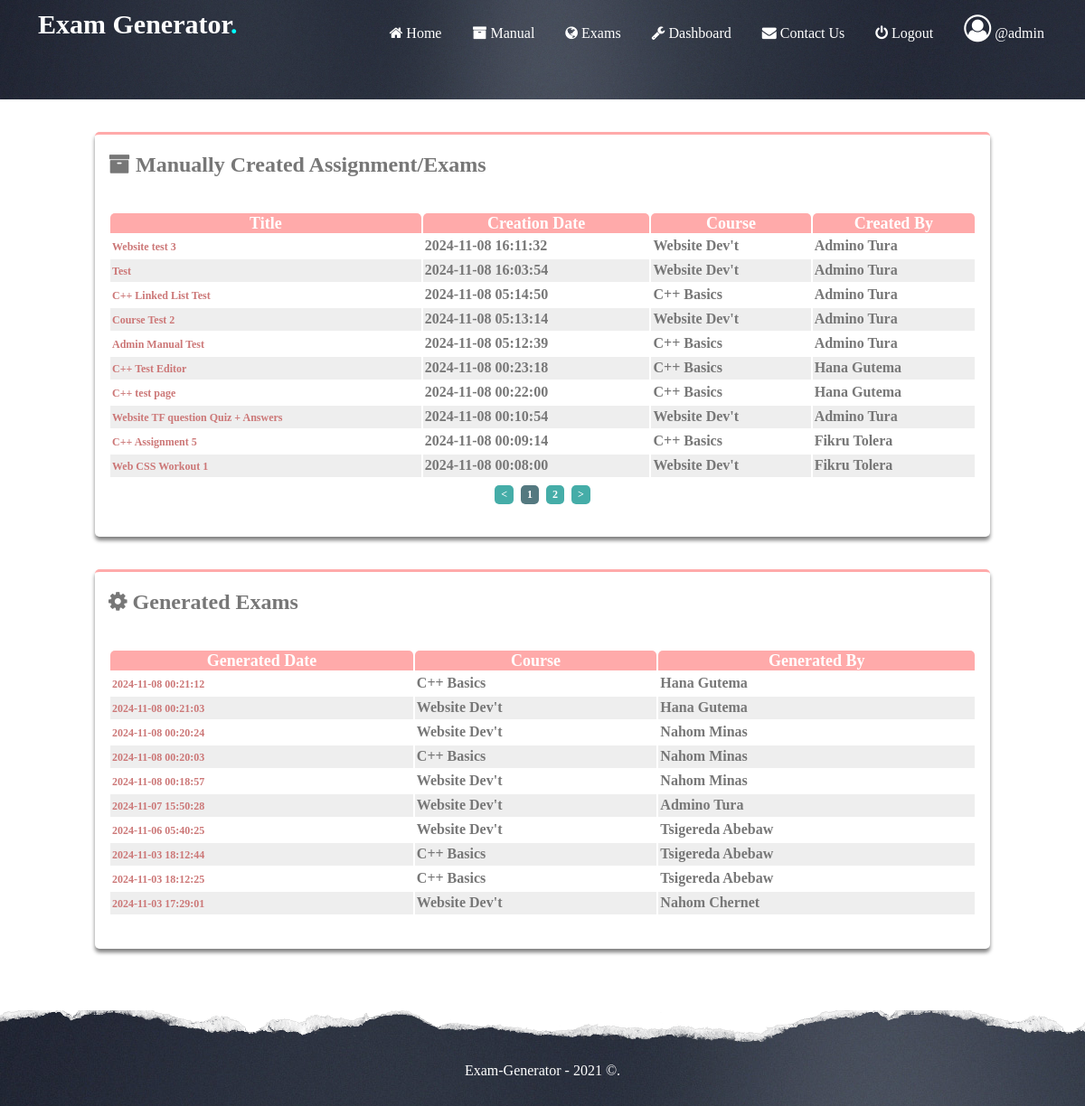
Page /exams.php (signed in) on the committed database.
### tables this page shows
CREATE TABLE IF NOT EXISTS `user` (
  `UserID` int(11) NOT NULL,
  `UserType` int(11) NOT NULL DEFAULT '1',
  `Username` varchar(32) NOT NULL,
  `Password` varchar(32) NOT NULL,
  `Name` varchar(100) NOT NULL,
  `Email` varchar(100) NOT NULL,
  `Activated` tinyint(1) NOT NULL DEFAULT '0'
);

CREATE TABLE IF NOT EXISTS `exam_manual` (
  `ExamID` int(11) NOT NULL,
  `CourseID` int(11) NOT NULL,
  `ExamTitle` text NOT NULL,
  `ExamString` text NOT NULL,
  `DateTime` timestamp NOT NULL DEFAULT CURRENT_TIMESTAMP,
  `UserID` int(11) NOT NULL
);

CREATE TABLE IF NOT EXISTS `course` (
  `CourseID` int(11) NOT NULL,
  `CourseString` text NOT NULL
);

CREATE TABLE IF NOT EXISTS `exam` (
  `ExamID` int(11) NOT NULL,
  `CourseID` int(11) NOT NULL,
  `DateTime` timestamp NOT NULL DEFAULT CURRENT_TIMESTAMP,
  `UserID` int(11) NOT NULL
);

### funcs.php (called while the page is built, shortened)
<?php
$db = NULL;
function get_user_info_by_id($id){
	global $db;
	return mysqli_fetch_assoc($db->query("SELECT * FROM user WHERE UserID = '".(int)$id."'"));
}
?>

### exams.php (the view, shortened to what this page needs)
<?php
include "funcs.php";
?>
<!DOCTYPE html>
<html>
	<head>
		<link rel="stylesheet" type="text/css" href="css/style.css">
	</head>
	<body>
		<?php include "header.php" ?>
		<br><br>
		<div class="wide-table res-ico">
			<h2><i class="fa fa-archive"></i> Manually Created Assignment/Exams</h2>
			<br>
			<table id="tabler">
				<thead>
					<th>Title</th>
					<th>Creation Date</th>
					<th>Course</th>
					<th>Created By</th>
				</thead>
				<tbody>
					<?php
						$res = $db->query("SELECT * FROM Exam_Manual Order By DateTime DESC");
						if(mysqli_num_rows($res)){
							while($row = $res->fetch_assoc()){
								$course = $db->query("SELECT * FROM Course WHERE CourseID = ". $row["CourseID"])->fetch_assoc();
								$user = $db->query("SELECT * FROM user WHERE UserID = ". $row["UserID"])->fetch_assoc();
								printf("<tr><td><a href='exam_preview_man.php?e=%d'>%s</a></td><td>%s</td><td>%s</td><td>%s</td></tr>",
									$row["ExamID"],
									$row["ExamTitle"],
									$row["DateTime"],
									htmlspecialchars($course["CourseString"]),
									htmlspecialchars($user["Name"])
								);
							}
						}
						else echo "No Exams";
					?>
				</tbody>
			</table>
			<br><br>
		</div><br><br>
		<div class="wide-table res-ico">
			<h2><i class="fa fa-cog"></i> Generated Exams</h2>
			<br>
			<table id="tablee">
				<thead>
					<th>Generated Date</th>
					<th>Course</th>
					<th>Generated By</th>
				</thead>
				<tbody>
					<?php
						$res = $db->query("SELECT * FROM Exam Order By DateTime DESC");
						if(mysqli_num_rows($res)){
							while($row = $res->fetch_assoc()){
								$course = $db->query("SELECT * FROM Course WHERE CourseID = ". $row["CourseID"])->fetch_assoc();
								$user = $db->query("SELECT * FROM user WHERE UserID = ". $row["UserID"])->fetch_assoc();
								printf("<tr><td><a href='exam_preview.php?e=%d'>%s</a></td><td>%s</td><td>%s</td></tr>",
									$row["ExamID"],
									$row["DateTime"],
									htmlspecialchars($course["CourseString"]),
									htmlspecialchars($user["Name"])
								);
							}
						}
						else echo "No Exams";
					?>
				</tbody>
			</table>
			<br><br>
		</div><br>
		<?php include "footer.php" ?>
	</body>
</html>

### header.php
<div id="nav-main">
	<div class="content-head">
		<nav class="content-head-nav">
			<section class="content-head-title">
				Exam Generator<span style="color: cyan">.</span>
			</section>
			<section class="content-head-list">
				<ul>
					<li><a href="index.php"><i class="fa fa-home"></i> Home</a></li>
					<li><a href="manual.php"><i class="fa fa-archive"></i> Manual</a></li>
					<li><a href="exams.php"><i class="fa fa-globe"></i> Exams</a></li>
					<?php
						if(isset($_SESSION["admin"]))
							echo '<li><a href="dashboard.php"><i class="fa fa-wrench"></i> Dashboard</a></li>';
					?>
					<li><a href="contactus.php"><i class="fa fa-envelope"></i> Contact Us</a></li>
					<li><a href="logout.php"><i class="fa fa-power-off"></i> Logout</a></li>
					<?php
						echo '<li><i style="font-size:30px" class="fa fa-user-circle-o"></i> @'.htmlspecialchars(get_user_info_by_id($_SESSION["user_id"])["Username"]).'</li>';
					?>
				</ul>
			</section>
		</nav>
		<br><br>
	</div>
</div>

### css/style.css (style rules this page uses)
body { padding: 0; margin: 0; background: white; color: #777; font-family: Gisha; height: 100%; }
a { text-decoration: none; color: blueviolet; }
.std-form th,td { text-align: left; padding: 0 8px; }
#nav-main { color: #fff; position: relative; background: #161415 url(../images/nav.jpg); background-size: cover; height: 110px; overflow: hidden; }
#nav-main:after { content: " "; display: block; height: 45px; background-image: url(../images/torn.png); position: absolute; bottom: 0px; width: 300%; left: -500px; }
.content-head section { display: inline-block; }
.content-head-nav { line-height: 30px; width: 95%; margin: 0 auto; }
.content-head-title { font-size: 30px; font-weight:bold; margin: 12px; }
.content-head-list { float:right; }
.content-head-list li { display: inline-block; padding: 0 15px; text-decoration: none; position: relative; }
.content-head-list a { color: #fff; transition: ease-in-out 0.3s; }
.content-head-list a::after { content: " "; height: 2px; width: 0px; background: cyan; position: absolute; left: 0; bottom: -2px; transition: ease-in-out 0.3s; }
.wide-table { width: 80%; margin:0 auto; box-shadow: 0px 4px 4px gray; border-top: 3px solid #faa; border-radius: 5px; font-weight: bold; padding: 0 15px; }
.wide-table th { background: #faa; color: white; font-size: 18px; border-radius: 5px 5px 0 0; }
.wide-table a { background: lightgreen; font-size: 12px; color: black; padding: 3px 5px; cursor: pointer; border-radius: 14px; margin-left: 1px; }
.wide-table tr { line-height: 20px; }
.wide-table tr:nth-child(even) { background: #eee; }
.wide-table td { padding: 2px; }
.wide-table table { width: 100% }
.res-ico a { background: unset; font-size: 12px; color: #c77; padding: unset; cursor: pointer; border-radius: unset; margin-left: unset; }

### rows in the picture
user: Username "admin"
exam_manual: ExamTitle "Website test 3", DateTime "2024-11-08 16:11:32", CourseID.CourseString "Website Dev't", UserID.Name "Admino Tura"
exam_manual: ExamTitle "Test", DateTime "2024-11-08 16:03:54", CourseID.CourseString "Website Dev't", UserID.Name "Admino Tura"
exam_manual: ExamTitle "C++ Linked List Test", DateTime "2024-11-08 05:14:50", CourseID.CourseString "C++ Basics", UserID.Name "Admino Tura"
exam_manual: ExamTitle "Course Test 2", DateTime "2024-11-08 05:13:14", CourseID.CourseString "Website Dev't", UserID.Name "Admino Tura"
exam_manual: ExamTitle "Admin Manual Test", DateTime "2024-11-08 05:12:39", CourseID.CourseString "C++ Basics", UserID.Name "Admino Tura"
exam_manual: ExamTitle "C++ Test Editor", DateTime "2024-11-08 00:23:18", CourseID.CourseString "C++ Basics", UserID.Name "Hana Gutema"
exam_manual: ExamTitle "C++ test page", DateTime "2024-11-08 00:22:00", CourseID.CourseString "C++ Basics", UserID.Name "Hana Gutema"
exam_manual: ExamTitle "Website TF question Quiz + Answers", DateTime "2024-11-08 00:10:54", CourseID.CourseString "Website Dev't", UserID.Name "Admino Tura"
exam_manual: ExamTitle "C++ Assignment 5", DateTime "2024-11-08 00:09:14", CourseID.CourseString "C++ Basics", UserID.Name "Fikru Tolera"
exam_manual: ExamTitle "Web CSS Workout 1", DateTime "2024-11-08 00:08:00", CourseID.CourseString "Website Dev't", UserID.Name "Fikru Tolera"
exam: DateTime "2024-11-08 00:21:12", CourseID.CourseString "C++ Basics", UserID.Name "Hana Gutema"
exam: DateTime "2024-11-08 00:21:03", CourseID.CourseString "Website Dev't", UserID.Name "Hana Gutema"
exam: DateTime "2024-11-08 00:20:24", CourseID.CourseString "Website Dev't", UserID.Name "Nahom Minas"
exam: DateTime "2024-11-08 00:20:03", CourseID.CourseString "C++ Basics", UserID.Name "Nahom Minas"
exam: DateTime "2024-11-08 00:18:57", CourseID.CourseString "Website Dev't", UserID.Name "Nahom Minas"
exam: DateTime "2024-11-07 15:50:28", CourseID.CourseString "Website Dev't", UserID.Name "Admino Tura"
exam: DateTime "2024-11-06 05:40:25", CourseID.CourseString "Website Dev't", UserID.Name "Tsigereda Abebaw"
exam: DateTime "2024-11-03 18:12:44", CourseID.CourseString "C++ Basics", UserID.Name "Tsigereda Abebaw"
exam: DateTime "2024-11-03 18:12:25", CourseID.CourseString "C++ Basics", UserID.Name "Tsigereda Abebaw"
exam: DateTime "2024-11-03 17:29:01", CourseID.CourseString "Website Dev't", UserID.Name "Nahom Chernet"
